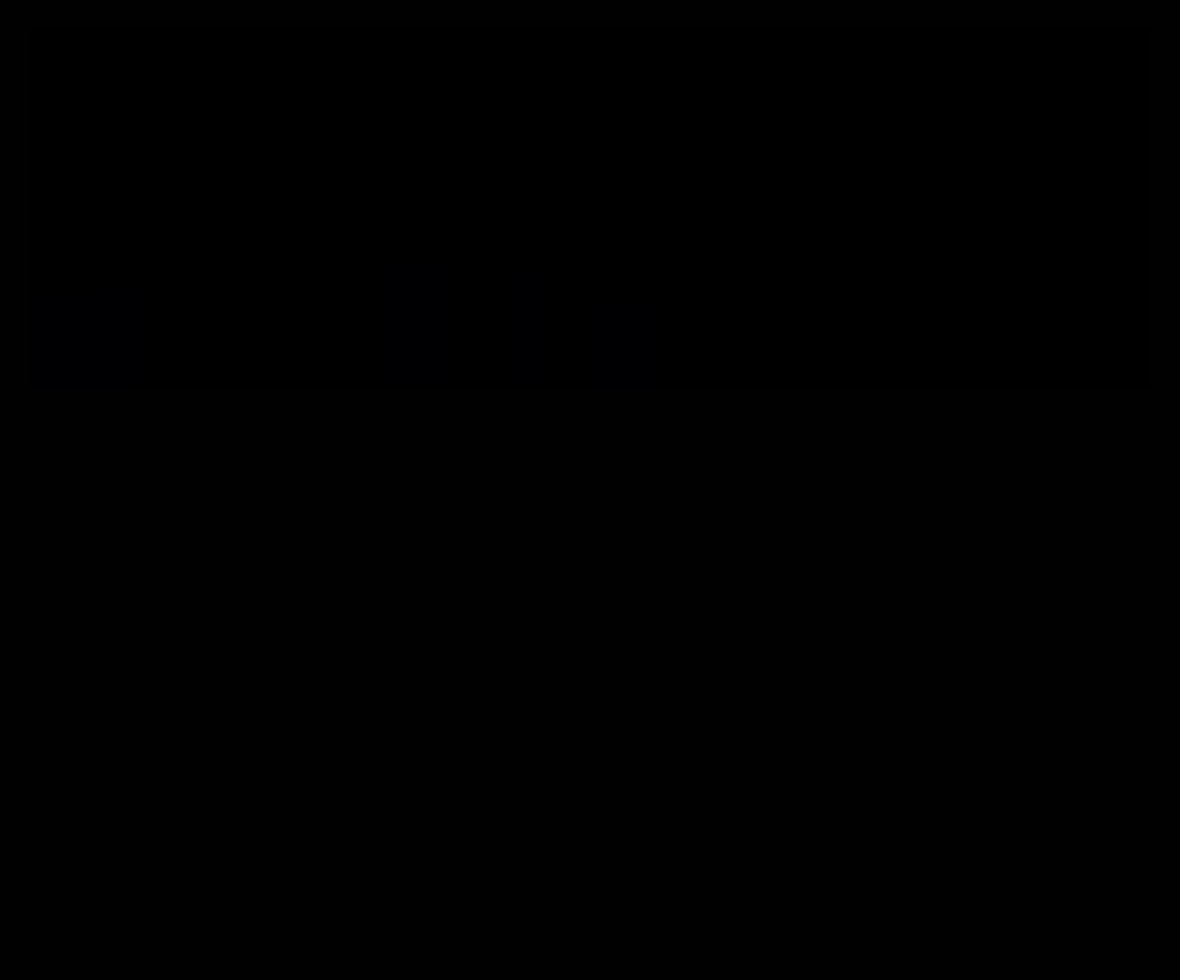
Frame 1 (no input)
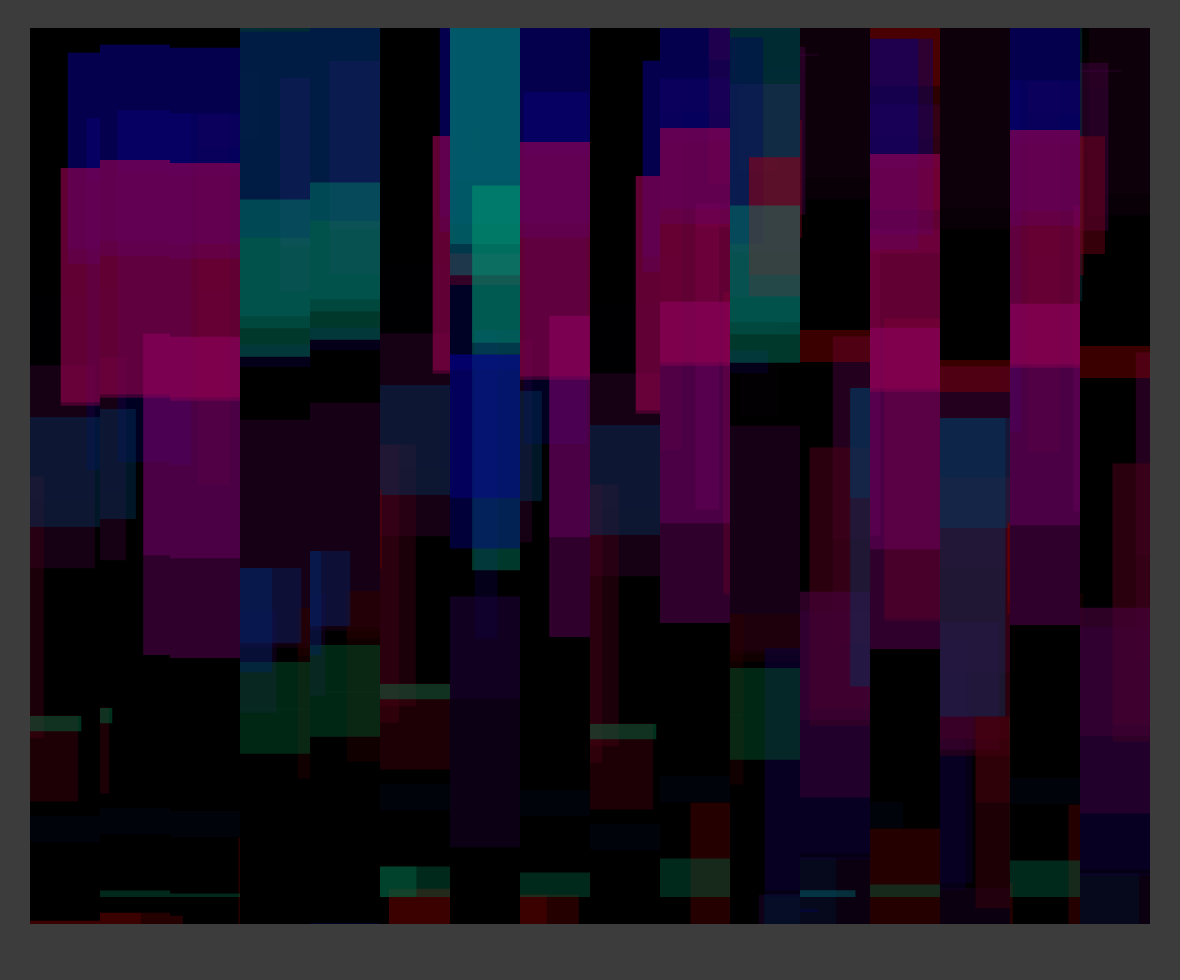
Frame 60 (no input)
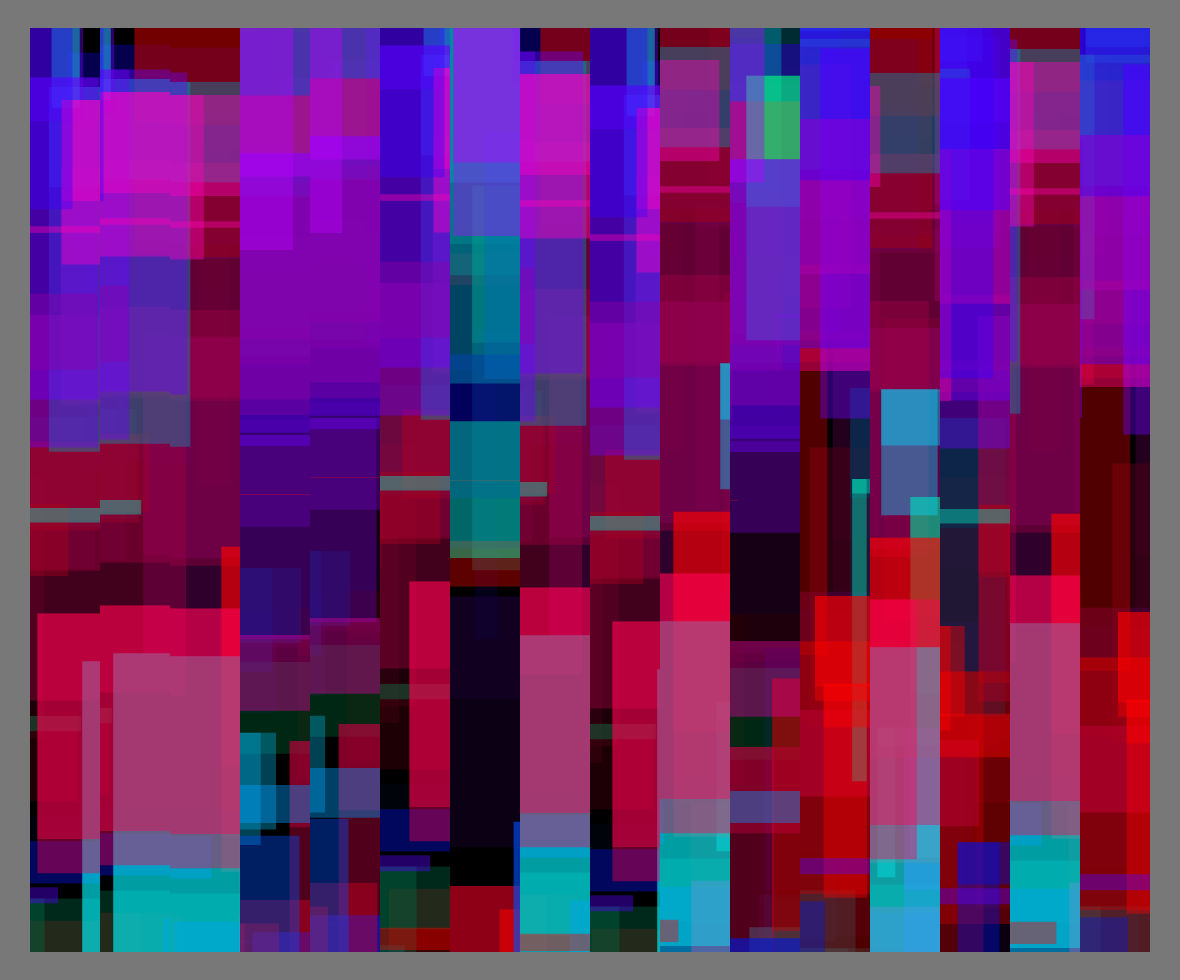
Frame 120 (the mouse pressed at the canvas centre since frame 60)

The p5.js sketch that drew these frames (run headless with seeded random() and noise() and a simulated clock; from frame 60 on, the mouse is pressed at the canvas centre):

// p5.js sketch
// ── sketch.js


let tileWidth = 70;
let tileHeight = 925;
let frame = 0;
let padding = 0;
let tilesAcross, tilesDown, canv1, canv2, extraWidth, extraHeight;
let tileArray = [];

let alph = 40;
let sat = 200;
let brt = 100;
let paused = false;

function setup() {
  
  createCanvas(windowWidth-20, windowHeight-20);
  canv1 = createGraphics(width, height);
  canv2 = createGraphics(width, height);
  canv1.background(0);
  canv1.noStroke(0);
  canv1.colorMode(HSB, 360, 100, 100, 100);
  tileArray = [];
  tilesAcross = floor((width - frame * 2) / (tileWidth + padding));
  tilesDown = floor((height - frame * 2) / (tileHeight + padding));
  extraWidth = round(
    (width - (tilesAcross * (tileWidth + padding) + frame * 2 - padding)) / 2
  );
  extraHeight = round(
    (height - (tilesDown * (tileHeight + padding) + frame * 2 - padding)) / 2
  );
  for (i = 0; i < tilesAcross; i++) {
    for (j = 0; j < tilesDown; j++) {
      let x = floor(random(width - tileWidth));
      let y = floor(random(height - tileHeight));
      tileArray.push(x, y);
    }
  }
}

function draw() {
  tileHeight = random(300,925)
  brt = frameCount
  canv1.background(0, 0, 0, 0.0);
  let x = random(-100, width);
  let y = random(-100, height);
  let wid = random(width / 3);
  let hgt = random(height / 3);
  let huey = random(150,400);
  canv1.fill(huey, sat, brt, alph);
  canv1.rect(x, y, wid, hgt);
  canv1.rect(x,y,hgt,wid)
  // image(canv1,0,0);

  let pos = 0;
  for (i = 0; i < tilesAcross; i++) {
    for (j = 0; j < tilesDown; j++) {
      let tile = canv1.get(
        tileArray[pos],
        tileArray[pos + 1],
        tileWidth,
        tileHeight
      );
      let x = i * (tileWidth + padding) + frame + extraWidth;
      let y = j * (tileHeight + padding) + frame + extraHeight;
      canv2.image(tile, x, y);
      pos += 2;
    }
  }
  background(frameCount);
  image(canv2, 0, 0);
}
